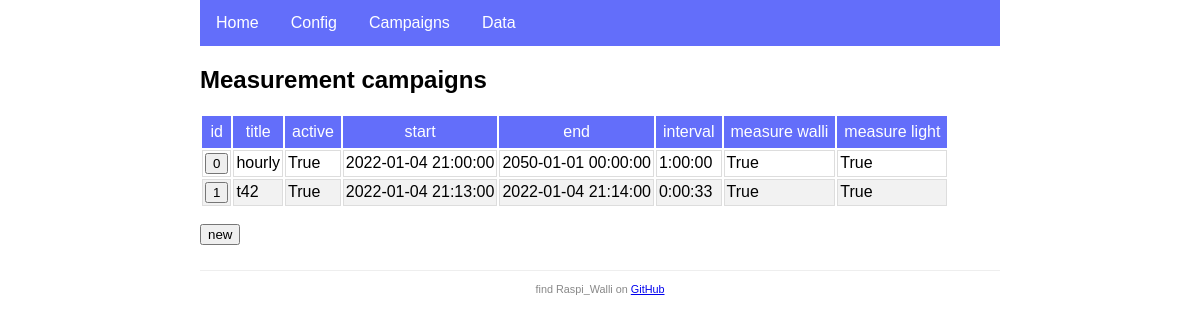
Page /campaigns/ on the earlier database version.
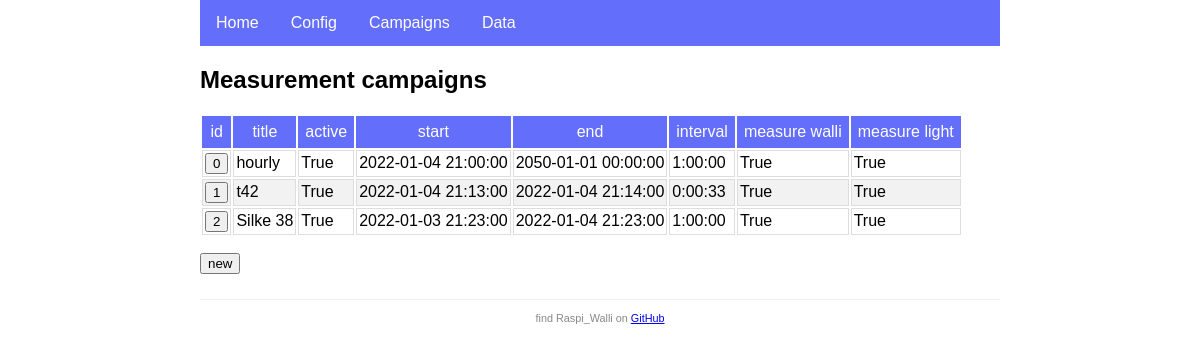
Same page on the later database version.
### app.py (models this page shows, shortened)
class Campaign(db.Model):
    id = db.Column(db.Integer, primary_key=True)
    title = db.Column(db.String(120), nullable=False)
    is_active = db.Column(db.Boolean, default=True)
    start = db.Column(db.DateTime, nullable=False)
    end = db.Column(db.DateTime, nullable=False)
    previous = db.Column(db.DateTime)
    interval = db.Column(db.Interval, nullable=False)
    measure_walli = db.Column(db.Boolean, default=True)
    measure_light = db.Column(db.Boolean, default=True)
    walli_stats = db.relationship('WalliStat', backref='campaign', lazy=True, cascade="all, delete")
    lux_values = db.relationship('LuxValue', backref='campaign', lazy=True, cascade="all, delete")

### app.py (the view)
@app.route('/campaigns/')
def campaigns():
    campaigns = db.session.query(Campaign).all()
    return render_template('campaigns.html', campaigns=campaigns)

### templates/campaigns.html
{% extends 'base.html' %}
{% block content %}
<h2>Measurement campaigns</h2>
<table>
    <thead>
        <tr>
            <th>id</th>
            <th>title</th>
            <th>active</th>
            <th>start</th>
            <th>end</th>
            <th>interval</th>
            <th>measure walli</th>
            <th>measure light</th>
        </tr>
    </thead>
    <tbody>
        {% for cpn in campaigns %}
        <tr>
            <td>
                <a href="edit/{{cpn.id}}/" title="click to edit campaign {{cpn.id}}">
                    <button type="button">{{cpn.id}}</button>
                </a>
            </td>
            <td>{{cpn.title}}</td>
            <td>{{cpn.is_active}}</td>
            <td>{{cpn.start}}</td>
            <td>{{cpn.end}}</td>
            <td>{{cpn.interval}}</td>
            <td>{{cpn.measure_walli}}</td>
            <td>{{cpn.measure_light}}</td>
        </tr>
        {% endfor %}
    </tbody>
</table>
<p>
    <a href="edit">
        <button type="button" title="create a new campaign">new</button>
    </a>
</p>
{% endblock %}

### templates/base.html (shortened to what this page needs)
<!DOCTYPE html>
<html>
<head>
    {% block head %}
        {% block styles %}
            <link rel="stylesheet" type="text/css" href="{{ url_for('static', filename='style.css' ) }}">
        {% endblock styles %}
    {% endblock head %}
</head>
<body>
<nav>
    {% block nav %}
        <ul>
            <li><a href="{{ url_for('home') }}">Home</a></li>
            <li><a href="{{ url_for('config') }}">Config</a></li>
            <li><a href="{{ url_for('campaigns') }}">Campaigns</a></li>
            <li><a href="{{ url_for('data') }}">Data</a></li>
        </ul>
    {% endblock %}
</nav>
<main>
    {% block content %}{% endblock %}
</main>
<footer>
    {% block footer %}
        <small> find Raspi_Walli on
            <a href="https://github.com/munich-ml/raspi_walli/">GitHub</a>
        </small>
    {% endblock %}
</footer>
</body>
</html>

### static/style.css (style rules this page uses)
* { font-family: Arial, Helvetica, sans-serif; }
body { margin: auto; width: 800px; }
nav ul { list-style-type: none; margin: 0; padding: 0; overflow: hidden; background-color: rgb(99, 110, 250); }
nav li { float: left; }
nav li a { display: block; color: white; text-align: center; padding: 14px 16px; text-decoration: none; }
main { padding: 0; }
footer { font-size: 13px; color: #888; border-top: 1px solid #eee; margin-top: 25px; text-align: center; padding: 10px; }
th { border: 0px; padding: 7px; font-weight: normal; text-align: center; color: white; background-color: rgb(99, 110, 250); }
td { border: 1px solid #ddd; padding: 2px; text-align: left; }
tr:nth-child(even) { background-color: #f2f2f2; }

Differences in the rows shown:
added Campaign: id "2", title "Silke 38", is_active "True", start "2022-01-03 21:23:00", end "2022-01-04 21:23:00", interval "1:00:00", measure_walli "True", measure_light "True"
